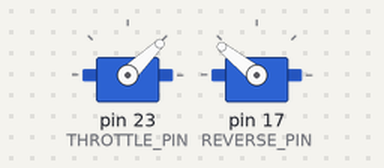
The sketch below on a simulated Arduino Mega 2560, built with avr-gcc and run on an emulated ATmega2560. On the bench: 2 × servo. What the sketch prints to the serial monitor is not drawn.

Above: at 3.55 s.
At 18.7 s:
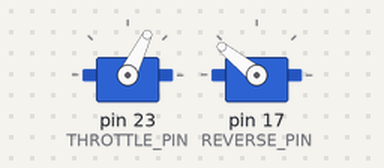
Timing chart, 0 to 22.1 s (numbered marks = the images above):
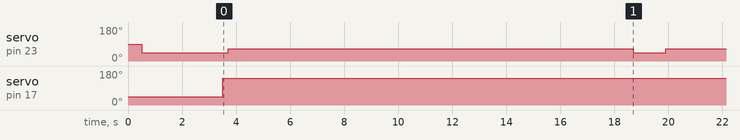

The sketch:

teensy_aerostar_esc.ino
```cpp
/*
  Teensy 4.1  ->  Aerostar RVS G2 20A BLDC ESC
  ---------------------------------------------
  Pin 23 = ESC throttle/control line
  Pin 17 = ESC reverse (RVS) line

  KEY POINT: Both lines are standard RC-style PWM signals (~50Hz,
  1000-2000us pulse widths) — NOT simple digital HIGH/LOW. That's why
  digitalWrite() didn't work before. The Servo library generates the
  correct pulse train for us.

  The reverse line behaves like a 2-position switch channel from an RC
  transmitter: one pulse-width range selects forward, the other selects
  reverse. Verify/tune the exact thresholds against the Aerostar LCD
  programming card or manual if this doesn't match your unit — values
  below use the common RC convention.
*/

#include <Servo.h>

// ---- Pin assignments ----
const int THROTTLE_PIN = 23;   // main ESC control line (speed)
const int REVERSE_PIN  = 17;   // ESC reverse/direction line

Servo escThrottle;
Servo escReverse;

// ---- Standard RC pulse widths (microseconds) ----
const int PULSE_MIN     = 1000;   // zero throttle / arm value
const int PULSE_NEUTRAL = 1500;
const int PULSE_MAX     = 2000;   // full throttle

// ---- Reverse-line "switch" positions ----
// Treat this exactly like a 2-position switch channel on a transmitter.
// Adjust these two values if your unit's threshold differs.
const int REVERSE_FORWARD_US = 1000;   // one direction
const int REVERSE_REVERSE_US = 2000;   // other direction

// ---- Run parameters ----
const int RUN_THROTTLE_US = 1200;   // gentle throttle above neutral; tune to taste
const int SPIN_TIME_MS    = 15000;   // how long to spin each direction
const int PAUSE_MS        = 1000;   // pause at zero throttle between direction changes

void armESC() {
  // Most ESCs require a steady "zero throttle" signal for a couple of
  // seconds right after power-up before they'll accept commands. Skipping
  // this is a common reason an ESC appears "dead" or won't respond.
  Serial.println("Arming ESC (holding zero throttle)...");
  escThrottle.writeMicroseconds(PULSE_MIN);
  delay(3000);
  Serial.println("Armed.");
}

void spinDirection(int reverseValue, const char* label) {
  Serial.print("Spinning: ");
  Serial.println(label);

  // Set direction first, give the ESC a moment to register the line
  escReverse.writeMicroseconds(reverseValue);
  delay(200);

  // Ramp isn't strictly required (RVS supports instant reversing) but a
  // simple direct jump to run speed is fine for a basic test.
  escThrottle.writeMicroseconds(RUN_THROTTLE_US);
  delay(SPIN_TIME_MS);

  // Always return to zero throttle before changing direction or stopping
  escThrottle.writeMicroseconds(PULSE_MIN);
  delay(PAUSE_MS);
}

void setup() {
  Serial.begin(115200);
  delay(500);

  escThrottle.attach(THROTTLE_PIN);
  escReverse.attach(REVERSE_PIN);

  // Start the reverse line in a known state before arming
  escReverse.writeMicroseconds(REVERSE_FORWARD_US);

  armESC();
}

void loop() {
  spinDirection(REVERSE_REVERSE_US, "REVERSE");
}
```

Measured:
- by itself, servo on pin 23 (THROTTLE_PIN): repeats every 16.2 s: 64° 15.0 s, 44° 1.2 s
- by itself, servo on pin 17 (REVERSE_PIN): 44° → 141° at 3.5 s
